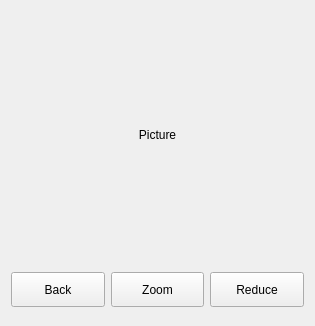
<?xml version="1.0" encoding="UTF-8"?>
<ui version="4.0">
 <class>dlgLoadPic</class>
 <widget class="QDialog" name="dlgLoadPic">
  <property name="geometry">
   <rect>
    <x>0</x>
    <y>0</y>
    <width>315</width>
    <height>326</height>
   </rect>
  </property>
  <property name="windowTitle">
   <string>Dialog</string>
  </property>
  <layout class="QGridLayout" name="gridLayout_2">
   <item row="0" column="0">
    <widget class="QFrame" name="framePic">
     <property name="frameShape">
      <enum>QFrame::NoFrame</enum>
     </property>
     <property name="frameShadow">
      <enum>QFrame::Raised</enum>
     </property>
     <layout class="QGridLayout" name="gridLayout">
      <property name="leftMargin">
       <number>0</number>
      </property>
      <property name="topMargin">
       <number>0</number>
      </property>
      <property name="rightMargin">
       <number>0</number>
      </property>
      <property name="bottomMargin">
       <number>0</number>
      </property>
      <item row="0" column="0">
       <widget class="QLabel" name="lblPic">
        <property name="sizePolicy">
         <sizepolicy hsizetype="Preferred" vsizetype="Preferred">
          <horstretch>0</horstretch>
          <verstretch>0</verstretch>
         </sizepolicy>
        </property>
        <property name="minimumSize">
         <size>
          <width>0</width>
          <height>0</height>
         </size>
        </property>
        <property name="text">
         <string>Picture</string>
        </property>
        <property name="alignment">
         <set>Qt::AlignCenter</set>
        </property>
       </widget>
      </item>
     </layout>
    </widget>
   </item>
   <item row="1" column="0">
    <widget class="QFrame" name="frame">
     <property name="maximumSize">
      <size>
       <width>16777215</width>
       <height>50</height>
      </size>
     </property>
     <property name="frameShape">
      <enum>QFrame::NoFrame</enum>
     </property>
     <property name="frameShadow">
      <enum>QFrame::Raised</enum>
     </property>
     <layout class="QHBoxLayout" name="horizontalLayout_2">
      <property name="leftMargin">
       <number>0</number>
      </property>
      <property name="topMargin">
       <number>0</number>
      </property>
      <property name="rightMargin">
       <number>0</number>
      </property>
      <property name="bottomMargin">
       <number>0</number>
      </property>
      <item>
       <widget class="QToolButton" name="btnBack">
        <property name="sizePolicy">
         <sizepolicy hsizetype="Preferred" vsizetype="Fixed">
          <horstretch>0</horstretch>
          <verstretch>0</verstretch>
         </sizepolicy>
        </property>
        <property name="minimumSize">
         <size>
          <width>0</width>
          <height>35</height>
         </size>
        </property>
        <property name="text">
         <string>Back</string>
        </property>
       </widget>
      </item>
      <item>
       <widget class="QToolButton" name="btnZoom">
        <property name="sizePolicy">
         <sizepolicy hsizetype="Preferred" vsizetype="Fixed">
          <horstretch>0</horstretch>
          <verstretch>0</verstretch>
         </sizepolicy>
        </property>
        <property name="minimumSize">
         <size>
          <width>0</width>
          <height>35</height>
         </size>
        </property>
        <property name="text">
         <string>Zoom</string>
        </property>
       </widget>
      </item>
      <item>
       <widget class="QToolButton" name="btnReduce">
        <property name="sizePolicy">
         <sizepolicy hsizetype="Preferred" vsizetype="Fixed">
          <horstretch>0</horstretch>
          <verstretch>0</verstretch>
         </sizepolicy>
        </property>
        <property name="minimumSize">
         <size>
          <width>0</width>
          <height>35</height>
         </size>
        </property>
        <property name="text">
         <string>Reduce</string>
        </property>
       </widget>
      </item>
     </layout>
    </widget>
   </item>
  </layout>
 </widget>
 <resources/>
 <connections/>
</ui>
